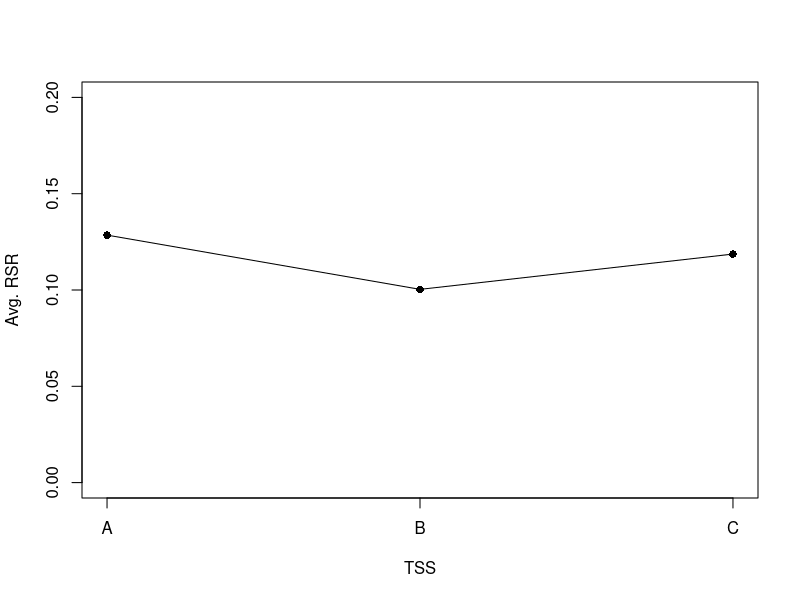

Write R code to recreate this figure.
pinterest <- read.csv("pinterest.csv", header = TRUE)

mean.tss <- aggregate(x = pinterest$Y, by = list(TSS = pinterest$TSS), FUN = mean)
mean.tss
plot(x = 1:3, y = mean.tss$x, xlab = "TSS", ylab = "Avg. RSR", pch = 16, xaxt = "n", ylim = c(0,0.2))
lines(x = 1:3, y = mean.tss$x)
axis(side = 1, at = 1:3, labels = c("A", "B", "C"))